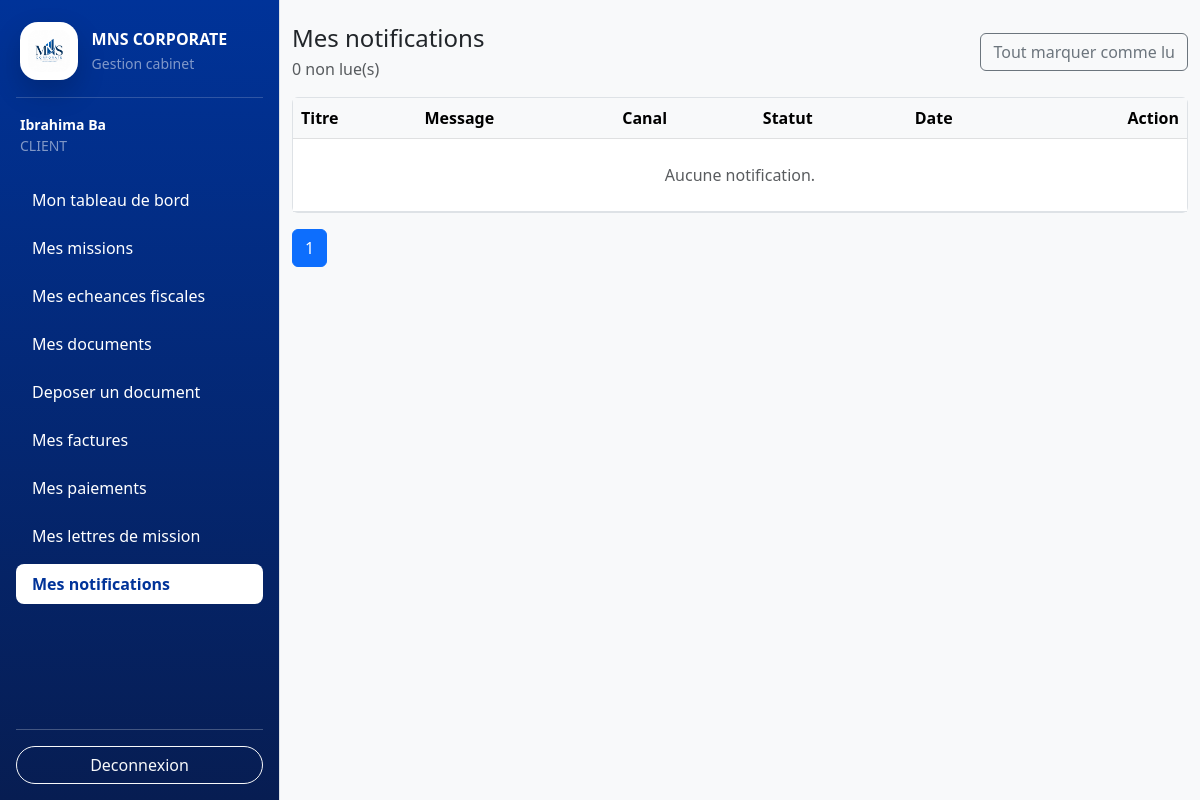
The app's page /frontend/views/notifications/list.php (signed in), older data.
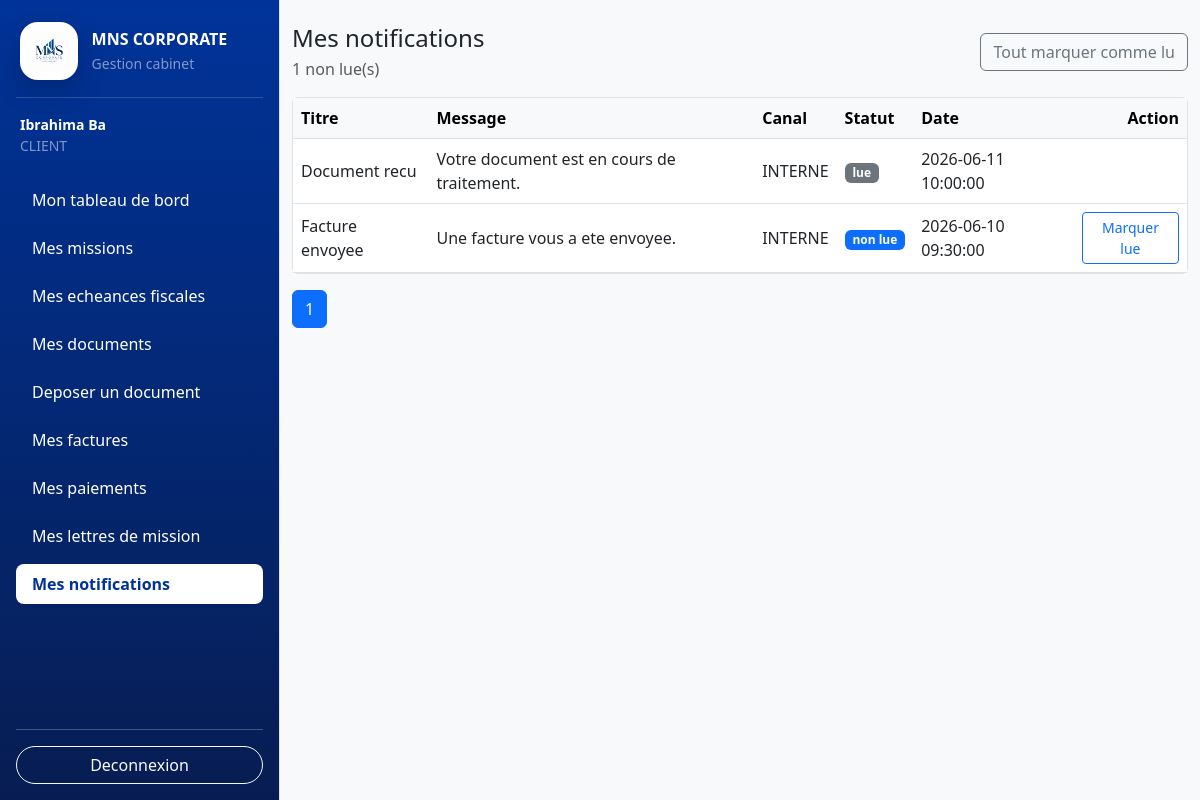
The same page, newer data.
### tables this page shows
CREATE TABLE IF NOT EXISTS notifications (
    id INT UNSIGNED AUTO_INCREMENT PRIMARY KEY,
    user_id INT UNSIGNED NOT NULL,
    title VARCHAR(180) NOT NULL,
    message TEXT NOT NULL,
    channel ENUM('EMAIL', 'SMS', 'INTERNE') NOT NULL DEFAULT 'INTERNE',
    status ENUM('A_ENVOYER', 'ENVOYEE', 'LUE', 'ECHEC') NOT NULL DEFAULT 'A_ENVOYER',
    related_type VARCHAR(100) NULL,
    related_id INT UNSIGNED NULL,
    created_at TIMESTAMP DEFAULT CURRENT_TIMESTAMP,
    sent_at DATETIME NULL,
    CONSTRAINT fk_notifications_user
        FOREIGN KEY (user_id) REFERENCES users(id)
        ON DELETE CASCADE
        ON UPDATE CASCADE
);

### backend/includes/helpers.php (called while the page is built, shortened)
<?php
function e(?string $value): string
{
    return htmlspecialchars($value ?? '', ENT_QUOTES, 'UTF-8', false);
}

### backend/config/database.php (called while the page is built, shortened)
<?php
function getDatabaseConnection(): PDO
{
    $host = 'localhost';
    $port = 3306;
    $dbname = 'mns_corporate_db';
    $username = 'root';
    $password = '';
    $charset = 'utf8mb4';
    $dsn = sprintf(
        'mysql:host=%s;port=%d;dbname=%s;charset=%s',
        $host,
        $port,
        $dbname,
        $charset
    );
    $options = [
        PDO::ATTR_ERRMODE => PDO::ERRMODE_EXCEPTION,
        PDO::ATTR_DEFAULT_FETCH_MODE => PDO::FETCH_ASSOC,
        PDO::ATTR_EMULATE_PREPARES => false,
    ];
    try {
        $connection = new PDO($dsn, $username, $password, $options);
        return $connection;
    } catch (PDOException $exception) {
        throw new RuntimeException('Impossible de se connecter à la base de données.');
    }
}

### backend/models/BaseModel.php (called while the page is built, shortened)
<?php
abstract class BaseModel
{
    protected PDO $db;
    public function __construct(PDO $db)
    {
        $this->db = $db;
    }
    protected function fetchOne(string $sql, array $params = []): ?array
    {
        $stmt = $this->db->prepare($sql);
        $stmt->execute($params);
        $result = $stmt->fetch(PDO::FETCH_ASSOC);
        return $result === false ? null : $result;
    }
    protected function fetchAll(string $sql, array $params = []): array
    {
        $stmt = $this->db->prepare($sql);
        $stmt->execute($params);
        return $stmt->fetchAll(PDO::FETCH_ASSOC);
    }
}

### backend/models/Notification.php (called while the page is built, shortened)
<?php
require_once __DIR__ . '/BaseModel.php';
class Notification extends BaseModel
{
    public function findByUser(int $userId, int $limit = 20, int $offset = 0): array
    {
        return $this->fetchAll(
            'SELECT * FROM notifications WHERE user_id = :user_id ORDER BY created_at DESC, id DESC LIMIT :limit OFFSET :offset',
            ['user_id' => $userId, 'limit' => $limit, 'offset' => $offset]
        );
    }
    public function countByUser(int $userId): int
    {
        $row = $this->fetchOne('SELECT COUNT(*) AS total FROM notifications WHERE user_id = :user_id', ['user_id' => $userId]);
        return $row === null ? 0 : (int) $row['total'];
    }
    public function findUnreadCountByUser(int $userId): int
    {
        $row = $this->fetchOne("SELECT COUNT(*) AS total FROM notifications WHERE user_id = :user_id AND status <> 'LUE'", ['user_id' => $userId]);
        return $row === null ? 0 : (int) $row['total'];
    }
}

### backend/includes/auth_check.php (called while the page is built, shortened)
<?php
require_once __DIR__ . '/helpers.php';
function currentUser(): ?array
{
    if (isset($_SESSION['user']) && is_array($_SESSION['user'])) {
        return $_SESSION['user'];
    }
    return null;
}
function currentUserId(): ?int
{
    $user = currentUser();
    if ($user !== null && isset($user['id']) && is_int($user['id'])) {
        return $user['id'];
    }
    return null;
}

### frontend/views/notifications/list.php (the view, shortened to what this page needs)
<?php
if (!defined('MNS_CONTROLLER_RENDER')) { require_once __DIR__ . '/../../../backend/controllers/notification_controller.php'; handleNotificationRequest(); return; }
require_once __DIR__ . '/../../../backend/includes/helpers.php';
$pages = max(1, (int) ceil(($total ?? 0) / ($perPage ?? 20)));
require_once __DIR__ . '/../includes/header.php';
?>
<div class="d-flex">
<?php require_once __DIR__ . '/../includes/sidebar.php'; ?>
<main class="container-fluid py-4">
    <div class="d-flex justify-content-between align-items-center mb-3">
        <div><h1 class="h4 mb-1">Mes notifications</h1><div class="text-muted"><?php echo e((string) ($unreadCount ?? 0)); ?> non lue(s)</div></div>
        <form method="post" action="/MNS_CORPORATE/frontend/views/notifications/list.php?action=read_all"><button class="btn btn-outline-secondary">Tout marquer comme lu</button></form>
    </div>
    <div class="bg-white border rounded">
        <table class="table table-hover align-middle mb-0">
            <thead class="table-light"><tr><th>Titre</th><th>Message</th><th>Canal</th><th>Statut</th><th>Date</th><th class="text-end">Action</th></tr></thead>
            <tbody>
            <?php foreach (($notifications ?? []) as $notification): ?>
                <tr>
                    <td><?php echo e($notification['title']); ?></td>
                    <td><?php echo e($notification['message']); ?></td>
                    <td><?php echo e($notification['channel']); ?></td>
                    <td><span class="badge text-bg-<?php echo $notification['status'] === 'LUE' ? 'secondary' : 'primary'; ?>"><?php echo e($notification['status'] === 'LUE' ? 'lue' : 'non lue'); ?></span></td>
                    <td><?php echo e($notification['created_at']); ?></td>
                    <td class="text-end"><?php if ($notification['status'] !== 'LUE'): ?><form method="post" action="/MNS_CORPORATE/frontend/views/notifications/list.php?action=read" class="d-inline"><input type="hidden" name="id" value="<?php echo e((string) $notification['id']); ?>"><button class="btn btn-sm btn-outline-primary">Marquer lue</button></form><?php endif; ?></td>
                </tr>
            <?php endforeach; ?>
            <?php if (($notifications ?? []) === []): ?><tr><td colspan="6" class="text-center text-muted py-4">Aucune notification.</td></tr><?php endif; ?>
            </tbody>
        </table>
    </div>
    <nav class="mt-3"><ul class="pagination"><?php for ($i = 1; $i <= $pages; $i++): ?><li class="page-item <?php echo $i === ($page ?? 1) ? 'active' : ''; ?>"><a class="page-link" href="?page=<?php echo e((string) $i); ?>"><?php echo e((string) $i); ?></a></li><?php endfor; ?></ul></nav>
</main>
</div>
<?php require_once __DIR__ . '/../includes/footer.php'; ?>

### backend/controllers/notification_controller.php (shortened to what this page needs)
<?php
require_once __DIR__ . '/../config/database.php';
require_once __DIR__ . '/../models/Notification.php';
require_once __DIR__ . '/../includes/helpers.php';
function handleNotificationRequest(): void
{
    $action = $_GET['action'] ?? 'list';
    if ($action === 'read') {
        markNotificationRead((int) ($_POST['id'] ?? 0));
    } elseif ($action === 'read_all') {
        markAllNotificationsRead();
    } else {
        listNotifications();
    }
}
function listNotifications(): void
{
    $model = new Notification(getDatabaseConnection());
    $userId = currentUserId();
    $page = max(1, (int) ($_GET['page'] ?? 1));
    $perPage = 20;
    $notifications = $model->findByUser((int) $userId, $perPage, ($page - 1) * $perPage);
    $total = $model->countByUser((int) $userId);
    $unreadCount = $model->findUnreadCountByUser((int) $userId);
    renderNotificationView('list.php', compact('notifications', 'total', 'unreadCount', 'page', 'perPage'));
}
function renderNotificationView(string $view, array $vars = []): void
{
    extract($vars, EXTR_SKIP);
    require __DIR__ . '/../../frontend/views/notifications/' . $view;
}

### frontend/views/includes/header.php (shortened to what this page needs)
?><!doctype html>
<html lang="fr">
<head>
<link href="https://cdn.jsdelivr.net/npm/bootstrap@5.3.0/dist/css/bootstrap.min.css" rel="stylesheet"></head>
<body class="bg-light">

### frontend/views/includes/sidebar.php (shortened to what this page needs)
<?php
require_once __DIR__ . '/../../../backend/includes/auth_check.php';
require_once __DIR__ . '/../../../backend/includes/helpers.php';
$user = currentUser();
$role = is_array($user) ? (string) ($user['role'] ?? '') : '';
$fullName = is_array($user) ? (string) ($user['full_name'] ?? '') : '';
$currentPath = (string) ($_SERVER['SCRIPT_NAME'] ?? '');
$sidebarBlue = '#003399';
$links = [];
if ($role === 'EXPERT') {
    $links = [
        ['Tableau de bord', '/MNS_CORPORATE/index.php'],
        ['Clients', '/MNS_CORPORATE/frontend/views/clients/list.php'],
        ['Missions', '/MNS_CORPORATE/frontend/views/missions/list.php'],
        ['Catalogue des missions', '/MNS_CORPORATE/frontend/views/missions/catalog_list.php'],
        ['Echeances fiscales', '/MNS_CORPORATE/frontend/views/deadlines/list.php'],
        ['Documents', '/MNS_CORPORATE/frontend/views/documents/list.php'],
        ['Notifications', '/MNS_CORPORATE/frontend/views/notifications/list.php'],
        ['Gestion des timesheets', '/MNS_CORPORATE/frontend/views/timesheets/list.php'],
        ['Synthese temps par mission', '/MNS_CORPORATE/frontend/views/timesheets/summary.php'],
        ['Factures', '/MNS_CORPORATE/frontend/views/invoices/list.php'],
        ['Creer une facture', '/MNS_CORPORATE/frontend/views/invoices/create.php'],
        ['Paiements', '/MNS_CORPORATE/frontend/views/payments/list.php'],
        ['Balance agee', '/MNS_CORPORATE/frontend/views/payments/balance_aged.php'],
        ['Lettres de mission', '/MNS_CORPORATE/frontend/views/engagement_letters/list.php'],
        ['Exports', '/MNS_CORPORATE/frontend/views/exports/index.php'],
        ['Sauvegarde base de donnees', '/MNS_CORPORATE/frontend/views/exports/backup.php'],
        ['Journal d audit', '/MNS_CORPORATE/frontend/views/audit_logs/list.php'],
    ];
} elseif ($role === 'CLIENT') {
    $links = [
        ['Mon tableau de bord', '/MNS_CORPORATE/index.php'],
        ['Mes missions', '/MNS_CORPORATE/frontend/views/missions/list.php'],
        ['Mes echeances fiscales', '/MNS_CORPORATE/frontend/views/deadlines/list.php'],
        ['Mes documents', '/MNS_CORPORATE/frontend/views/documents/list.php'],
        ['Deposer un document', '/MNS_CORPORATE/frontend/views/documents/upload.php'],
        ['Mes factures', '/MNS_CORPORATE/frontend/views/invoices/list.php'],
        ['Mes paiements', '/MNS_CORPORATE/frontend/views/payments/list.php'],
        ['Mes lettres de mission', '/MNS_CORPORATE/frontend/views/engagement_letters/list.php'],
        ['Mes notifications', '/MNS_CORPORATE/frontend/views/notifications/list.php'],
    ];
}
?>
<nav class="border-end d-none d-lg-flex flex-column flex-shrink-0" style="min-height:100vh; width:280px; padding:1rem; background: linear-gradient(180deg, <?php echo e($sidebarBlue); ?> 0%, #071d52 100%);">
    <?php renderSidebarContent($user, $fullName, $role, $links, $currentPath, $sidebarBlue); ?>
</nav>
<?php
function renderSidebarContent(?array $user, string $fullName, string $role, array $links, string $currentPath, string $sidebarBlue): void
{
    ?>
    <div class="mb-4">
        <a href="/MNS_CORPORATE/index.php" class="mns-sidebar-brand text-decoration-none text-white">
            <img class="mns-sidebar-logo" src="/MNS_CORPORATE/frontend/assets/images/logo.jpeg" alt="Logo MNS CORPORATE">
            <span>
                <strong class="d-block">MNS CORPORATE</strong>
                <span class="small text-white-50">Gestion cabinet</span>
            </span>
        </a>
        <?php if ($user !== null): ?>
            <div class="small text-white-50 mt-3 px-1">
                <div class="text-white fw-semibold"><?php echo e($fullName); ?></div>
                <div><?php echo e($role); ?></div>
            </div>
        <?php endif; ?>
    </div>
    <?php if ($user !== null): ?>
        <ul class="nav flex-column flex-grow-1">
            <?php foreach ($links as [$label, $url]): ?>
                <?php $isActive = sidebarLinkIsActive((string) $url, $currentPath); ?>
                <li class="nav-item mb-2">
                    <a
                        class="nav-link rounded-3 mns-sidebar-link <?php echo $isActive ? 'fw-semibold' : ''; ?>"
                        style="<?php echo $isActive ? 'background-color:#fff;color:' . e($sidebarBlue) . ';' : 'color:#fff;'; ?>"
                        href="<?php echo e($url); ?>"
                    ><?php echo e($label); ?></a>
                </li>
            <?php endforeach; ?>
        </ul>
        <div class="pt-3 border-top border-light border-opacity-25">
            <a class="btn btn-outline-light w-100 rounded-pill" href="/MNS_CORPORATE/logout.php">Deconnexion</a>
        </div>
    <?php else: ?>
        <div class="text-white-50">Connectez-vous pour voir le menu.</div>
    <?php endif; ?>
    <?php
}
function sidebarLinkIsActive(string $url, string $currentPath): bool
{
    $path = parse_url($url, PHP_URL_PATH);
    return $currentPath === $path;
}

### frontend/views/includes/footer.php (shortened to what this page needs)
</body>
</html>

### frontend/views/includes/sidebar.php (style rules this page uses)
.mns-sidebar-logo { width: 58px; height: 58px; border-radius: 18px; background: #ffffff; object-fit: contain; padding: 8px; box-shadow: 0 12px 28px rgba(0, 0, 0, 0.18); }
.mns-sidebar-brand { display: flex; align-items: center; gap: 0.85rem; padding: 0.35rem 0.25rem 1.1rem; border-bottom: 1px solid rgba(255, 255, 255, 0.18); }
.mns-sidebar-link { transition: background-color 0.15s ease, color 0.15s ease, transform 0.15s ease; }

Row changes from the older to the newer data that the page shows:
added notifications: title "Document recu", message "Votre document est en cours de traitement.", channel "INTERNE", status "lue", created_at "2026-06-11 10:00:00"
added notifications: title "Facture envoyee", message "Une facture vous a ete envoyee.", channel "INTERNE", status "non lue", created_at "2026-06-10 09:30:00"
Text that changed along with them:
$unreadCount: "0" → "1"
text no longer shown: "Aucune notification."
